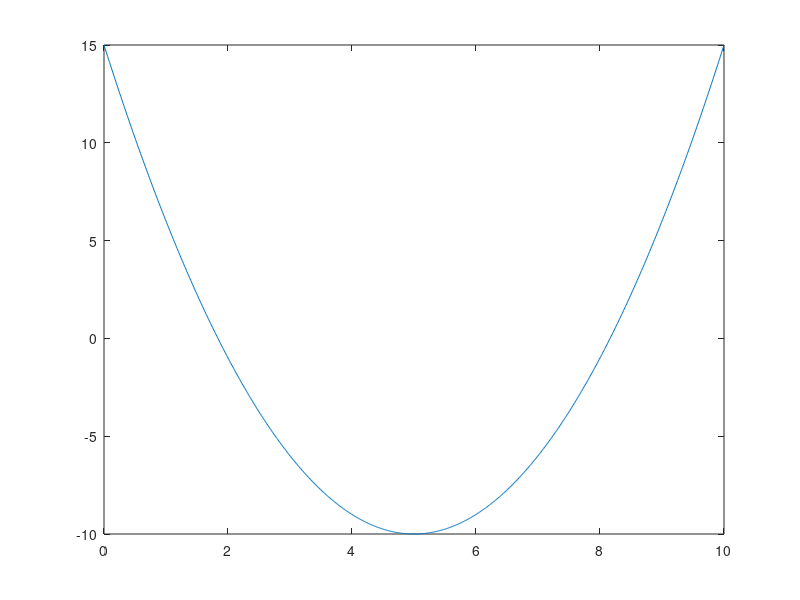

Write MATLAB code to recreate this figure.
a = 10;
while a < 20
    fprintf('Valor de a: %d\n', a);
    a = a + 1;
end

for a = 10:20
    fprintf('Valor de a: %d\n', a);
end

for a = 1.0:5:100.0
    fprintf('Valor de a: %d\n', a);
end

for a = [24,18,17,23,28]
    fprintf('Valor de a: %d\n', a);
end


x = 0:0.01:10;
y = x.^2-10.*x+15;
plot(x,y);